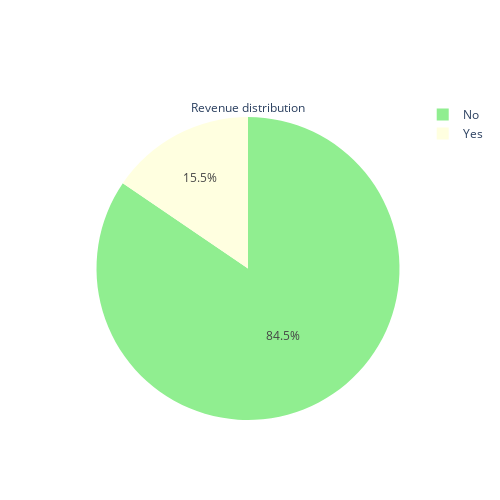

The cell this chart's notebook holds for it:
### Code cell
Weekend_counts = df['Revenue'].value_counts()

colors = ['lightgreen','lightyellow']

fig = go.Figure(data=[go.Pie(labels=Weekend_counts.index.map({'1': 'Yes', '0': 'No'}), 
                             values=Weekend_counts, marker=dict(colors=colors),
                             title='Revenue distribution')])
fig.update_layout(width=500,height=500)
# Show the plot
fig.show()

### Figure 1 — Plotly figure (JSON) as saved in the notebook; plotly's stock layout.template omitted (floating-point values rounded to 4 significant figures)
{"data": [{"labels": ["No", "Yes"], "marker": {"colors": ["lightgreen", "lightyellow"]}, "title": {"text": "Revenue distribution"}, "type": "pie", "values": [10422, 1908]}], "layout": {"height": 500, "width": 500}}
